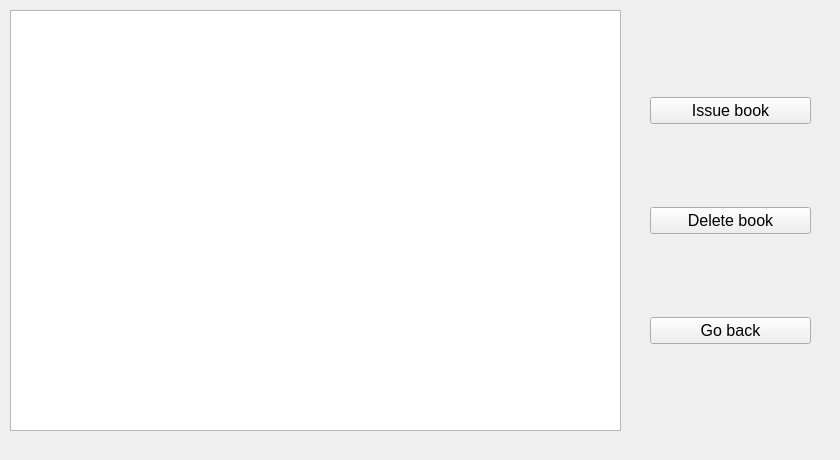
<?xml version="1.0" encoding="UTF-8"?>
<ui version="4.0">
 <class>Dialog</class>
 <widget class="QDialog" name="Dialog">
  <property name="geometry">
   <rect>
    <x>0</x>
    <y>0</y>
    <width>840</width>
    <height>460</height>
   </rect>
  </property>
  <property name="sizePolicy">
   <sizepolicy hsizetype="Fixed" vsizetype="Fixed">
    <horstretch>0</horstretch>
    <verstretch>0</verstretch>
   </sizepolicy>
  </property>
  <property name="minimumSize">
   <size>
    <width>840</width>
    <height>460</height>
   </size>
  </property>
  <property name="maximumSize">
   <size>
    <width>840</width>
    <height>460</height>
   </size>
  </property>
  <property name="windowTitle">
   <string>View books</string>
  </property>
  <property name="autoFillBackground">
   <bool>false</bool>
  </property>
  <property name="styleSheet">
   <string notr="true"/>
  </property>
  <property name="sizeGripEnabled">
   <bool>false</bool>
  </property>
  <widget class="QWidget" name="verticalLayoutWidget">
   <property name="geometry">
    <rect>
     <x>650</x>
     <y>20</y>
     <width>161</width>
     <height>401</height>
    </rect>
   </property>
   <layout class="QVBoxLayout" name="verticalLayout">
    <item>
     <widget class="QPushButton" name="issueBookButton">
      <property name="font">
       <font>
        <pointsize>12</pointsize>
        <weight>50</weight>
        <bold>false</bold>
       </font>
      </property>
      <property name="text">
       <string>Issue book</string>
      </property>
      <property name="autoDefault">
       <bool>false</bool>
      </property>
      <property name="flat">
       <bool>false</bool>
      </property>
     </widget>
    </item>
    <item>
     <widget class="QPushButton" name="deleteBookButton">
      <property name="font">
       <font>
        <pointsize>12</pointsize>
        <weight>50</weight>
        <bold>false</bold>
       </font>
      </property>
      <property name="text">
       <string>Delete book</string>
      </property>
      <property name="autoDefault">
       <bool>false</bool>
      </property>
      <property name="flat">
       <bool>false</bool>
      </property>
     </widget>
    </item>
    <item>
     <widget class="QPushButton" name="goBackButton">
      <property name="font">
       <font>
        <pointsize>12</pointsize>
        <weight>50</weight>
        <bold>false</bold>
       </font>
      </property>
      <property name="text">
       <string>Go back</string>
      </property>
      <property name="autoDefault">
       <bool>false</bool>
      </property>
      <property name="flat">
       <bool>false</bool>
      </property>
     </widget>
    </item>
   </layout>
  </widget>
  <widget class="QTableWidget" name="booksTable">
   <property name="geometry">
    <rect>
     <x>10</x>
     <y>10</y>
     <width>611</width>
     <height>421</height>
    </rect>
   </property>
   <property name="editTriggers">
    <set>QAbstractItemView::NoEditTriggers</set>
   </property>
   <property name="selectionBehavior">
    <enum>QAbstractItemView::SelectRows</enum>
   </property>
   <property name="verticalScrollMode">
    <enum>QAbstractItemView::ScrollPerPixel</enum>
   </property>
   <property name="horizontalScrollMode">
    <enum>QAbstractItemView::ScrollPerPixel</enum>
   </property>
   <property name="sortingEnabled">
    <bool>true</bool>
   </property>
  </widget>
 </widget>
 <resources/>
 <connections/>
</ui>
